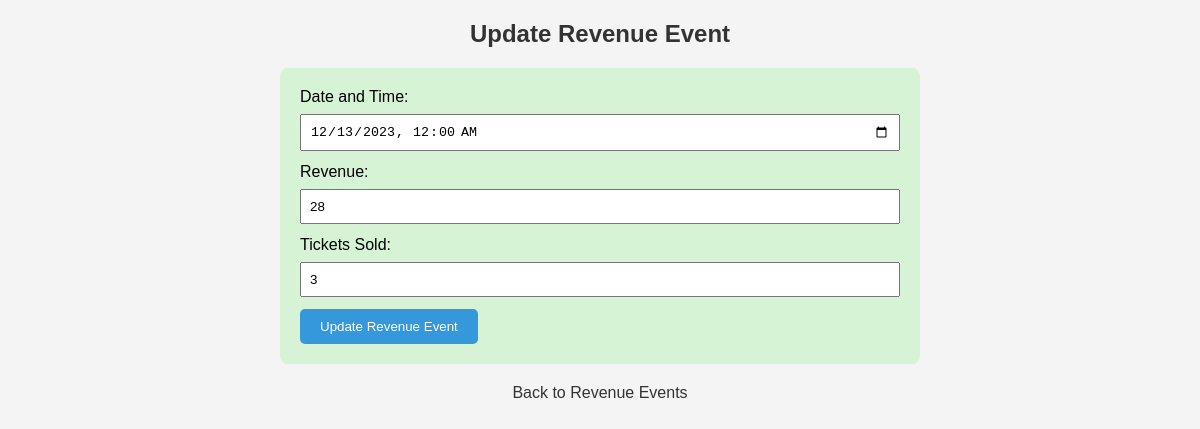
/revenuesEvents/update_revenue_event.php?id=1, run on the app's committed database.
### tables this page shows
CREATE TABLE IF NOT EXISTS `revenueevents` (
  `ID` int(11) NOT NULL AUTO_INCREMENT,
  `DateTime` date NOT NULL,
  `Revenue` int(11) NOT NULL,
  `TicketsSold` int(11) NOT NULL,
  PRIMARY KEY (`ID`,`DateTime`),
  CONSTRAINT `revenueevents_ibfk_1` FOREIGN KEY (`ID`) REFERENCES `revenuetype` (`ID`)
);

### revenuesEvents/update_revenue_event.php (the view, shortened to what this page needs)
<?php
include '../includes/db_connection.php';
if (isset($_GET['id'])) {
    $id = $_GET['id'];
    $selectSql = "SELECT * FROM RevenueEvents WHERE ID = ?";
    $selectStmt = $conn->prepare($selectSql);
    $selectStmt->bind_param("i", $id);
    $selectStmt->execute();
    $result = $selectStmt->get_result();
    $revenueEvent = $result->fetch_assoc();
}
?>
<!DOCTYPE html>
<html lang="en">
<head>
</head>
<body>
    <h2>Update Revenue Event</h2>
    <form method="post" action="">
        <label for="dateTime">Date and Time:</label>
        <input type="datetime-local" name="dateTime" value="<?php echo date('Y-m-d\TH:i', strtotime($revenueEvent['DateTime'])); ?>" required><br>
        <label for="revenue">Revenue:</label>
        <input type="number" name="revenue" value="<?php echo $revenueEvent['Revenue']; ?>" required><br>
        <label for="ticketsSold">Tickets Sold:</label>
        <input type="number" name="ticketsSold" value="<?php echo $revenueEvent['TicketsSold']; ?>" required><br>
        <button type="submit" name="updateRevenueEvent">Update Revenue Event</button>
    </form>
    <a href="view_revenue_events.php">Back to Revenue Events</a>
</body>
</html>

### revenuesEvents/update_revenue_event.php (style rules this page uses)
body { font-family: Arial, sans-serif; background-color: #f4f4f4; margin: 0; padding: 0; }
h2 { text-align: center; color: #333; }
form { width: 50%; margin: 20px auto; background-color: rgba(144, 238, 144, 0.3); padding: 20px; border-radius: 8px; }
label { display: block; margin-bottom: 8px; }
input, select { width: 100%; padding: 8px; margin-bottom: 12px; box-sizing: border-box; }
button { display: inline-block; padding: 10px 20px; background-color: #3498db; color: #fff; border: none; border-radius: 5px; cursor: pointer; }
a { display: block; margin-top: 10px; text-align: center; text-decoration: none; color: #333; }

### data on the page
revenueevents: dateTime "12/13/2023 00:00", revenue "28", ticketsSold "3"
